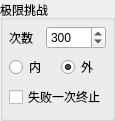
                  <widget class="QGroupBox" name="groupBox_ji_xian">
                   <property name="geometry">
                    <rect>
                     <x>98</x>
                     <y>251</y>
                     <width>101</width>
                     <height>121</height>
                    </rect>
                   </property>
                   <property name="maximumSize">
                    <size>
                     <width>16777215</width>
                     <height>16777215</height>
                    </size>
                   </property>
                   <property name="title">
                    <string>极限挑战</string>
                   </property>
                   <layout class="QVBoxLayout" name="verticalLayout_6">
                    <property name="leftMargin">
                     <number>6</number>
                    </property>
                    <property name="topMargin">
                     <number>6</number>
                    </property>
                    <property name="rightMargin">
                     <number>6</number>
                    </property>
                    <property name="bottomMargin">
                     <number>6</number>
                    </property>
                    <item>
                     <layout class="QHBoxLayout" name="horizontalLayout_26">
                      <item>
                       <widget class="QLabel" name="label_19">
                        <property name="text">
                         <string>次数</string>
                        </property>
                       </widget>
                      </item>
                      <item>
                       <widget class="QSpinBox" name="spin_count_ji_xian">
                        <property name="minimumSize">
                         <size>
                          <width>60</width>
                          <height>0</height>
                         </size>
                        </property>
                        <property name="maximum">
                         <number>450</number>
                        </property>
                        <property name="singleStep">
                         <number>1</number>
                        </property>
                        <property name="value">
                         <number>300</number>
                        </property>
                       </widget>
                      </item>
                     </layout>
                    </item>
                    <item>
                     <layout class="QHBoxLayout" name="horizontalLayout_27">
                      <item>
                       <widget class="QRadioButton" name="radioButton">
                        <property name="text">
                         <string>内</string>
                        </property>
                       </widget>
                      </item>
                      <item>
                       <widget class="QRadioButton" name="radioButton_2">
                        <property name="text">
                         <string>外</string>
                        </property>
                        <property name="checked">
                         <bool>true</bool>
                        </property>
                       </widget>
                      </item>
                     </layout>
                    </item>
                    <item>
                     <widget class="QCheckBox" name="chk_ji_xian_fail_stop">
                      <property name="text">
                       <string>失败一次终止</string>
                      </property>
                     </widget>
                    </item>
                   </layout>
                  </widget>
